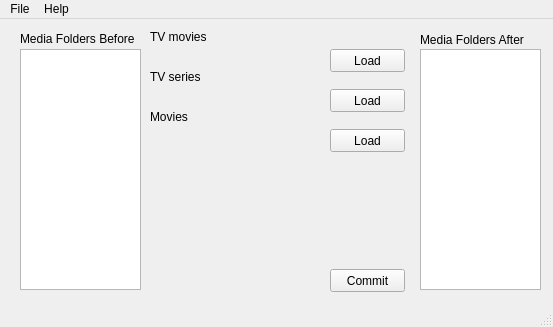
<?xml version="1.0" encoding="UTF-8"?>
<ui version="4.0">
 <class>MainWindow</class>
 <widget class="QMainWindow" name="MainWindow">
  <property name="geometry">
   <rect>
    <x>0</x>
    <y>0</y>
    <width>553</width>
    <height>327</height>
   </rect>
  </property>
  <property name="windowTitle">
   <string>Snowcatman's Media Software</string>
  </property>
  <widget class="QWidget" name="centralwidget">
   <widget class="QWidget" name="horizontalLayoutWidget">
    <property name="geometry">
     <rect>
      <x>20</x>
      <y>30</y>
      <width>121</width>
      <height>241</height>
     </rect>
    </property>
    <layout class="QHBoxLayout" name="horizontalLayout">
     <item>
      <widget class="QTreeView" name="treeView"/>
     </item>
    </layout>
   </widget>
   <widget class="QWidget" name="verticalLayoutWidget">
    <property name="geometry">
     <rect>
      <x>150</x>
      <y>30</y>
      <width>161</width>
      <height>21</height>
     </rect>
    </property>
    <layout class="QVBoxLayout" name="verticalLayout"/>
   </widget>
   <widget class="QWidget" name="verticalLayoutWidget_2">
    <property name="geometry">
     <rect>
      <x>150</x>
      <y>70</y>
      <width>161</width>
      <height>21</height>
     </rect>
    </property>
    <layout class="QVBoxLayout" name="verticalLayout_2"/>
   </widget>
   <widget class="QWidget" name="verticalLayoutWidget_3">
    <property name="geometry">
     <rect>
      <x>150</x>
      <y>110</y>
      <width>161</width>
      <height>21</height>
     </rect>
    </property>
    <layout class="QVBoxLayout" name="verticalLayout_3"/>
   </widget>
   <widget class="QLabel" name="label">
    <property name="geometry">
     <rect>
      <x>20</x>
      <y>9</y>
      <width>121</width>
      <height>21</height>
     </rect>
    </property>
    <property name="text">
     <string>Media Folders Before</string>
    </property>
   </widget>
   <widget class="QLabel" name="label_2">
    <property name="geometry">
     <rect>
      <x>420</x>
      <y>10</y>
      <width>211</width>
      <height>21</height>
     </rect>
    </property>
    <property name="text">
     <string>Media Folders After</string>
    </property>
   </widget>
   <widget class="QLabel" name="label_3">
    <property name="geometry">
     <rect>
      <x>150</x>
      <y>10</y>
      <width>61</width>
      <height>16</height>
     </rect>
    </property>
    <property name="text">
     <string>TV movies</string>
    </property>
   </widget>
   <widget class="QLabel" name="label_5">
    <property name="geometry">
     <rect>
      <x>150</x>
      <y>90</y>
      <width>61</width>
      <height>16</height>
     </rect>
    </property>
    <property name="text">
     <string>Movies</string>
    </property>
   </widget>
   <widget class="QLabel" name="label_4">
    <property name="geometry">
     <rect>
      <x>150</x>
      <y>50</y>
      <width>61</width>
      <height>16</height>
     </rect>
    </property>
    <property name="text">
     <string>TV series</string>
    </property>
   </widget>
   <widget class="QPushButton" name="pushButton">
    <property name="geometry">
     <rect>
      <x>330</x>
      <y>30</y>
      <width>75</width>
      <height>23</height>
     </rect>
    </property>
    <property name="text">
     <string>Load</string>
    </property>
   </widget>
   <widget class="QPushButton" name="pushButton_2">
    <property name="geometry">
     <rect>
      <x>330</x>
      <y>70</y>
      <width>75</width>
      <height>23</height>
     </rect>
    </property>
    <property name="text">
     <string>Load</string>
    </property>
   </widget>
   <widget class="QPushButton" name="pushButton_3">
    <property name="geometry">
     <rect>
      <x>330</x>
      <y>110</y>
      <width>75</width>
      <height>23</height>
     </rect>
    </property>
    <property name="text">
     <string>Load</string>
    </property>
   </widget>
   <widget class="QPushButton" name="pushButton_4">
    <property name="geometry">
     <rect>
      <x>330</x>
      <y>250</y>
      <width>75</width>
      <height>23</height>
     </rect>
    </property>
    <property name="text">
     <string>Commit</string>
    </property>
   </widget>
   <widget class="QWidget" name="horizontalLayoutWidget_2">
    <property name="geometry">
     <rect>
      <x>420</x>
      <y>30</y>
      <width>121</width>
      <height>241</height>
     </rect>
    </property>
    <layout class="QHBoxLayout" name="horizontalLayout_2">
     <item>
      <widget class="QTreeView" name="treeView_2"/>
     </item>
    </layout>
   </widget>
  </widget>
  <widget class="QMenuBar" name="menubar">
   <property name="geometry">
    <rect>
     <x>0</x>
     <y>0</y>
     <width>553</width>
     <height>22</height>
    </rect>
   </property>
   <widget class="QMenu" name="menuFile">
    <property name="title">
     <string>File</string>
    </property>
    <addaction name="actionOpen_Folder"/>
    <addaction name="actionExit"/>
    <addaction name="actionSettings"/>
   </widget>
   <widget class="QMenu" name="menuHelp">
    <property name="title">
     <string>Help</string>
    </property>
    <addaction name="actionAbout"/>
   </widget>
   <addaction name="menuFile"/>
   <addaction name="menuHelp"/>
  </widget>
  <widget class="QStatusBar" name="statusbar"/>
  <action name="actionOpen_Folder">
   <property name="text">
    <string>Open Folder</string>
   </property>
  </action>
  <action name="actionExit">
   <property name="text">
    <string>Exit</string>
   </property>
  </action>
  <action name="actionSettings">
   <property name="text">
    <string>Settings</string>
   </property>
  </action>
  <action name="actionAbout">
   <property name="text">
    <string>About</string>
   </property>
  </action>
 </widget>
 <resources/>
 <connections/>
</ui>
